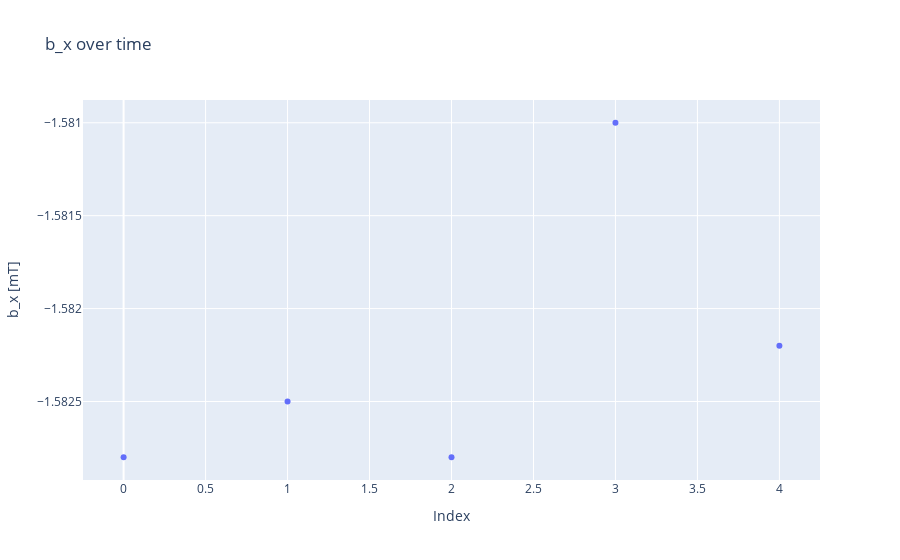

Write notebook code for a chart like this one.
### Code cell
index = np.array(range(len(bx7)))
measuredbx = go.Scatter(x=index, y=bx7, mode='markers')
layoutbx = go.Layout(title='b_x over time')
figbx = go.Figure(data=[measuredbx], layout=layoutbx)
figbx.update_yaxes(scaleanchor='y')
figbx.update_layout(
    xaxis_title="Index",
    yaxis_title="b_x [mT]"
)
figbx.show()

### Figure 1 — Plotly figure (JSON) as saved in the notebook; plotly's stock layout.template omitted (floating-point values rounded to 4 significant figures)
{"data": [{"mode": "markers", "type": "scatter", "x": [0, 1, 2, 3, 4], "y": [-1.583, -1.583, -1.583, -1.581, -1.582]}], "layout": {"title": {"text": "b_x over time"}, "xaxis": {"title": {"text": "Index"}}, "yaxis": {"scaleanchor": "y", "title": {"text": "b_x [mT]"}}}}
